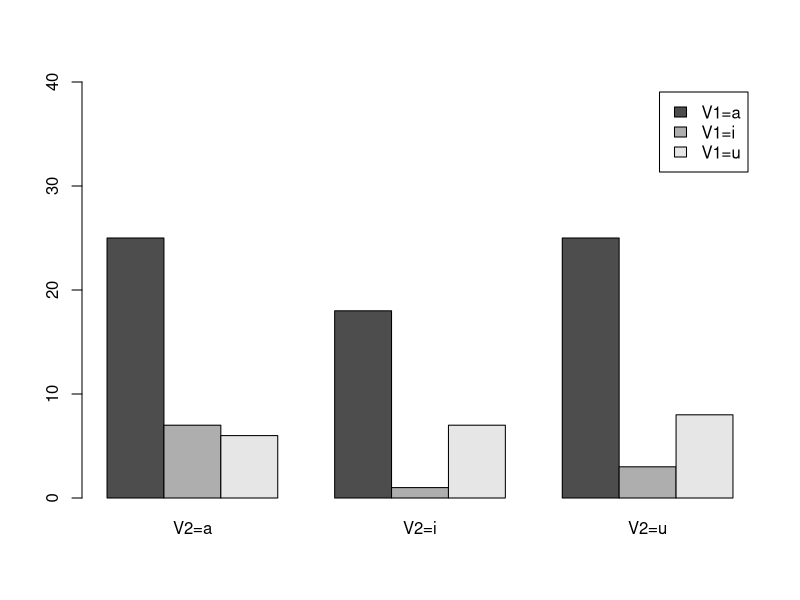
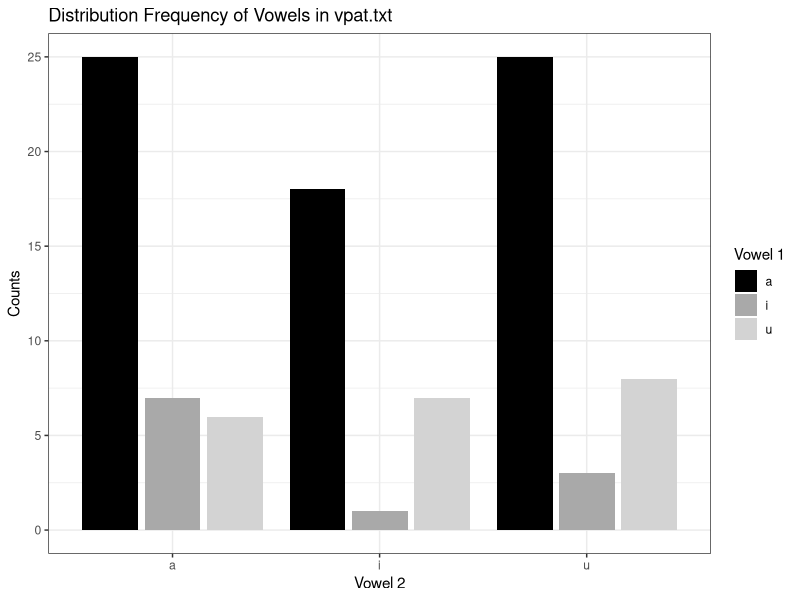
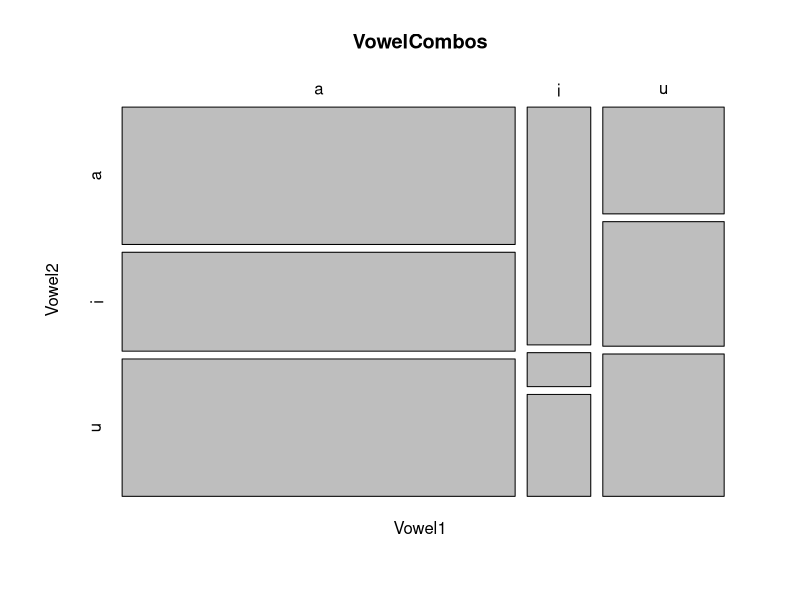
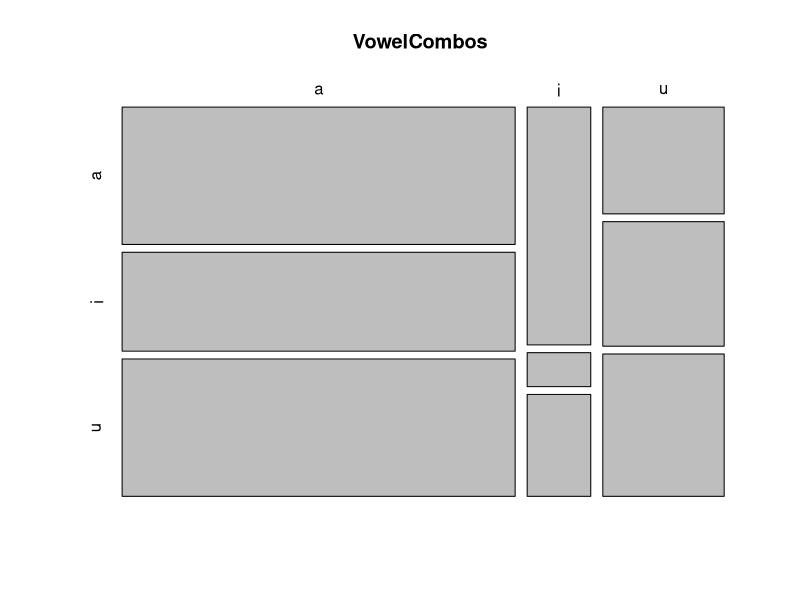

Write R code to recreate these figures, in order.
# 記得先設定工作目錄！

# 第二節
# 示範
vpat = read.table("vpat.txt")	# 沒有標題列，所以不需加入header = T
colnames(vpat) = "Words"		  # 變更唯一的欄位名稱
# 從Words欄位取出第二個字元做為第一個母音、存入Vowel1欄位
# substring()函數裡的三個參數分別為字串或字串向量、子字串的起點、子字串的終點
vpat$Vowel1 = substring(vpat$Words, 2, 2)
# 從Words欄位取出第四個字元做為第二個母音、存入Vowel2欄位
vpat$Vowel2 = substring(vpat$Words, 4, 4)
# 檢查資料框的架構，應該要有Words、Vowel1、Vowel2三個欄位
head(vpat)	

# xtabs()產生矩陣(matrix)
VowelCombos.mat = xtabs(~ Vowel1 + Vowel2, data = vpat)
VowelCombos.mat # 檢視矩陣物件內容

# table()產生列聯表
VowelCombos.tab = table(vpat$Vowel1, vpat$Vowel2)
VowelCombos.tab # 檢視列聯表物件內容

# 轉置後的矩陣
VCM = t(VowelCombos.mat)	
# 使用apply()函數計算VCM物件裡第1個邊際(「每一列」)的總和(sum)
row.total = apply(VCM, 1, sum)
# 計算的結果存入RowTotal物件裡，並利用cbind()函數將此物件做為欄位與VCM矩陣合併
VCM.marg = cbind(VCM, RowTotal = row.total)
# 使用apply()函數計算VCM.marg物件裡第2個邊際(「每一欄」)的總和(sum)
col.total = apply(VCM.marg, 2, sum)
# 總和存入ColTotal物件裡，並利用rbind()函數將此物件做為列與VCM.marg矩陣合併
VCM.marg = rbind(VCM.marg, ColTotal = col.total)
# 檢視成果
VCM.marg

# 將頻率呈現為長條圖
barplot(VowelCombos.mat,  		               		  # 使用矩陣物件的資料
        beside = T,	  				                    # 將長條水平並列，而不是上下相疊
        names.arg = c("V2=a", "V2=i", "V2=u"),	  # X軸的類別名稱
        legend.text = c("V1=a", "V1=i", "V1=u"),	# 圖例的名稱
        ylim = c(0, 40),				                  # 設定Y軸的範圍避免圖例擋到長條
        ylabs = "Counts"				                  # 設定Y軸的文字標籤
)

# 練習一
# 步驟一
VMC.df = as.data.frame(VowelCombos.mat)

library(ggplot2)

# 步驟二
ggplot(data = VMC.df, mapping = aes(x = Vowel2, y = Freq, 
                                    group = Vowel1, fill = Vowel1)) +
  # 步驟三
  geom_bar(position = position_dodge2(), stat = "identity") +
  # 步驟四
  scale_fill_manual(values = c("black", "darkgrey", "lightgrey")) +
  # 步驟五
  labs(title = "Distribution Frequency of Vowels in vpat.txt", 
       x = "Vowel 2", y = "Counts", fill = "Vowel 1") +
  # 步驟六
  theme_bw()

# 繪製馬賽克圖，以比例方式呈現列聯表資訊
# 以cex參數調整字體大小
mosaicplot(VowelCombos.mat, cex = 1, main = "VowelCombos") 
# 使用table()產生的列聯表繪製馬賽克圖會少了些資訊
mosaicplot(VowelCombos.tab, cex = 1, main = "VowelCombos")
